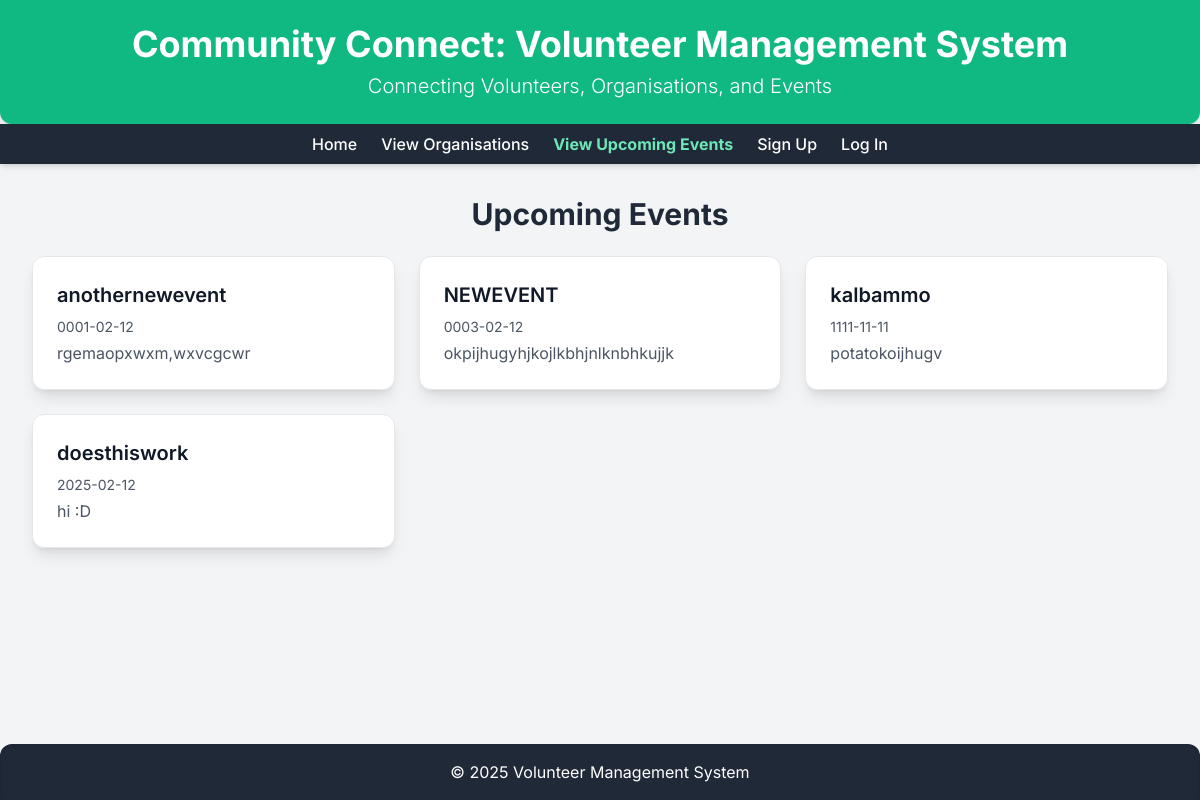
Before: /events with the older database file.
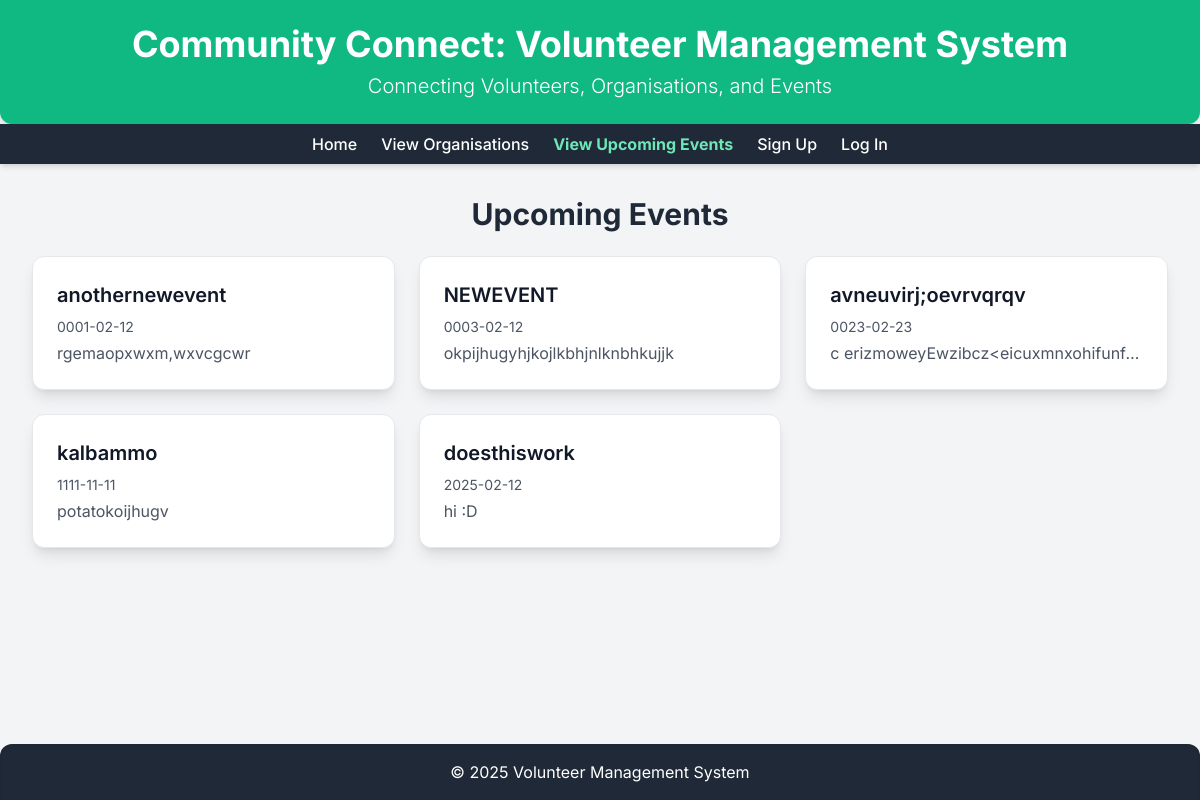
After: the same page with the newer database file.
### tables this page shows
CREATE TABLE Events (
    ID INTEGER PRIMARY KEY,
    OrganisationID INTEGER NOT NULL,
    Name TEXT NOT NULL CHECK(length(Name) <= 20),
    Date DATE NOT NULL,
    Location TEXT NOT NULL CHECK(length(Location) <= 30),
    Description TEXT CHECK(length(Description) <= 300),
    StartTime TIME NOT NULL,
    EndTime TIME NOT NULL,
    Status TEXT NOT NULL CHECK(Status IN ('Upcoming', 'Passed')) DEFAULT 'Upcoming',
    FOREIGN KEY (OrganisationID) REFERENCES Organisations(ID) ON DELETE CASCADE,
    CHECK (EndTime > StartTime)
);

### app.py (the view, shortened to what this page needs)
@app.route("/events", methods=["GET", "POST"])
def events():
    db = get_db()
    cur = db.execute("SELECT * FROM Events ORDER BY Date ASC")
    events = cur.fetchall()
    return render_template("events.html", events=events)

### app.py (called while the page is built)
def get_db():
    db = getattr(g, '_database', None)
    if db is None:
        db = g._database = sqlite3.connect(DATABASE)
        db.row_factory = sqlite3.Row  # lets you access results like dicts
    return db

@app.teardown_appcontext
def close_connection(exception):
    db = getattr(g, '_database', None)
    if db is not None:
        db.close()

### templates/events.html (shortened to what this page needs)
<!DOCTYPE html>
<html lang="en">
<head>
    <script src="https://cdn.tailwindcss.com"></script>
</head>
<body class="flex flex-col min-h-screen">
    <header class="bg-emerald-500 text-white p-6 text-center rounded-b-xl shadow-lg">
        <h1 class="text-4xl font-bold">Community Connect: Volunteer Management System</h1>
        <p class="mt-2 text-xl font-light">Connecting Volunteers, Organisations, and Events</p>
    </header>
    <nav class="bg-gray-800 p-2 text-center shadow-md">
        <div class="max-w-4xl mx-auto flex justify-center space-x-6">
            <a href="/" class="text-white hover:text-emerald-300 font-medium transition-colors">Home</a>
            <a href="/organisations" class="text-white hover:text-emerald-300 font-medium transition-colors">View Organisations</a>
            <a href="/events" class="text-emerald-300 font-bold transition-colors">View Upcoming Events</a>
            {% if session["user_type"] %}
                {% if session["user_type"] == "volunteer" %}
                    <a href="/view_signups" class="text-white hover:text-emerald-300 font-medium transition-colors">My Signups</a>
                    <a href="/edit_profile" class="text-white hover:text-emerald-300 font-medium transition-colors">Edit Profile</a>
                    <a href="/logout" class="text-white hover:text-emerald-300 font-medium transition-colors">Log Out</a>
                {% elif session["user_type"] == "organisation" %}
                    <a href="/view_signups" class="text-white hover:text-emerald-300 font-medium transition-colors">Signups</a>
                    <a href="/edit_profile" class="text-white hover:text-emerald-300 font-medium transition-colors">Edit Profile</a>
                    <a href="/logout" class="text-white hover:text-emerald-300 font-medium transition-colors">Log Out</a>
                {% endif %}
            {% else %}
                <a href="/signup" class="text-white hover:text-emerald-300 font-medium transition-colors">Sign Up</a>
                <a href="/log_in" class="text-white hover:text-emerald-300 font-medium transition-colors">Log In</a>
            {% endif %}
        </div>
    </nav>
    <main class="p-8 flex-grow">
        <div class="max-w-6xl mx-auto">
            <h2 class="text-3xl font-bold text-gray-800 mb-6 text-center">
                {% if session["user_type"] == "organisation" %}
                    Your Events
                {% else %}
                    Upcoming Events
                {% endif %}
            </h2>
            <section>
                {% if session["user_type"] == "organisation" %}
                    <div class="text-center mb-6">
                        <button id="add-event-btn" class="bg-emerald-600 text-white font-bold py-3 px-6 rounded-lg hover:bg-emerald-700 transition-colors shadow-md">
                            Add New Event
                        </button>
                    </div>
                    <div id="events-grid-org" class="grid sm:grid-cols-1 md:grid-cols-2 lg:grid-cols-3 gap-6">
                        {% for event in events %}
                            <div class="event-card bg-white p-6 rounded-xl shadow-lg border border-gray-200 cursor-pointer"
                                data-event-id="{{ event['Id'] }}"
                                data-event-name="{{ event['Name'] }}"
                                data-event-description="{{ event['Description'] }}"
                                data-event-date="{{ event['Date'] }}">
                                <h3 class="text-xl font-semibold mb-2 text-gray-900">{{ event['Name'] }}</h3>
                                <p class="text-gray-600 text-sm mb-1">{{ event['Date'] }}</p>
                                <p class="text-gray-600 truncate">{{ event['Description'] }}</p>
                                <div class="mt-4 flex justify-end">
                                    <form action="/events" method="POST" class="delete-form">
                                        <input type="hidden" name="event_id" value="{{ event['Id'] }}">
                                        <button type="submit" class="bg-red-500 text-white px-4 py-2 rounded-lg text-sm hover:bg-red-600 transition-colors">
                                            Delete
                                        </button>
                                    </form>
                                </div>
                            </div>
                        {% endfor %}
                    </div>
                {% else %}
                    <div id="events-grid-volunteer" class="grid sm:grid-cols-1 md:grid-cols-2 lg:grid-cols-3 gap-6">
                        {% for event in events %}
                            <div class="event-card bg-white p-6 rounded-xl shadow-lg border border-gray-200 cursor-pointer transition-transform transform hover:scale-105"
                                data-event-id="{{ event['Id'] }}"
                                data-event-name="{{ event['Name'] }}"
                                data-event-description="{{ event['Description'] }}"
                                data-event-date="{{ event['Date'] }}">
                                <h3 class="text-xl font-semibold mb-2 text-gray-900">{{ event['Name'] }}</h3>
                                <p class="text-gray-600 text-sm mb-1">{{ event['Date'] }}</p>
                                <p class="text-gray-600 truncate">{{ event['Description'] }}</p>
                            </div>
                        {% endfor %}
                    </div>
                {% endif %}
            </section>
        </div>
    </main>
    <footer class="bg-gray-800 text-white p-4 text-center mt-auto shadow-inner rounded-t-xl">
        <p>&copy; 2025 Volunteer Management System</p>
    </footer>
</body>
</html>

### templates/events.html (style rules this page uses)
body { font-family: 'Inter', sans-serif; background-color: #f3f4f6; color: #1f2937; }

Changed rows visible on the page:
added Events: Name "avneuvirj;oevrvqrqv", Date "0023-02-23", Description "c erizmoweyEwzibcz<eicuxmnxohifunf…"
